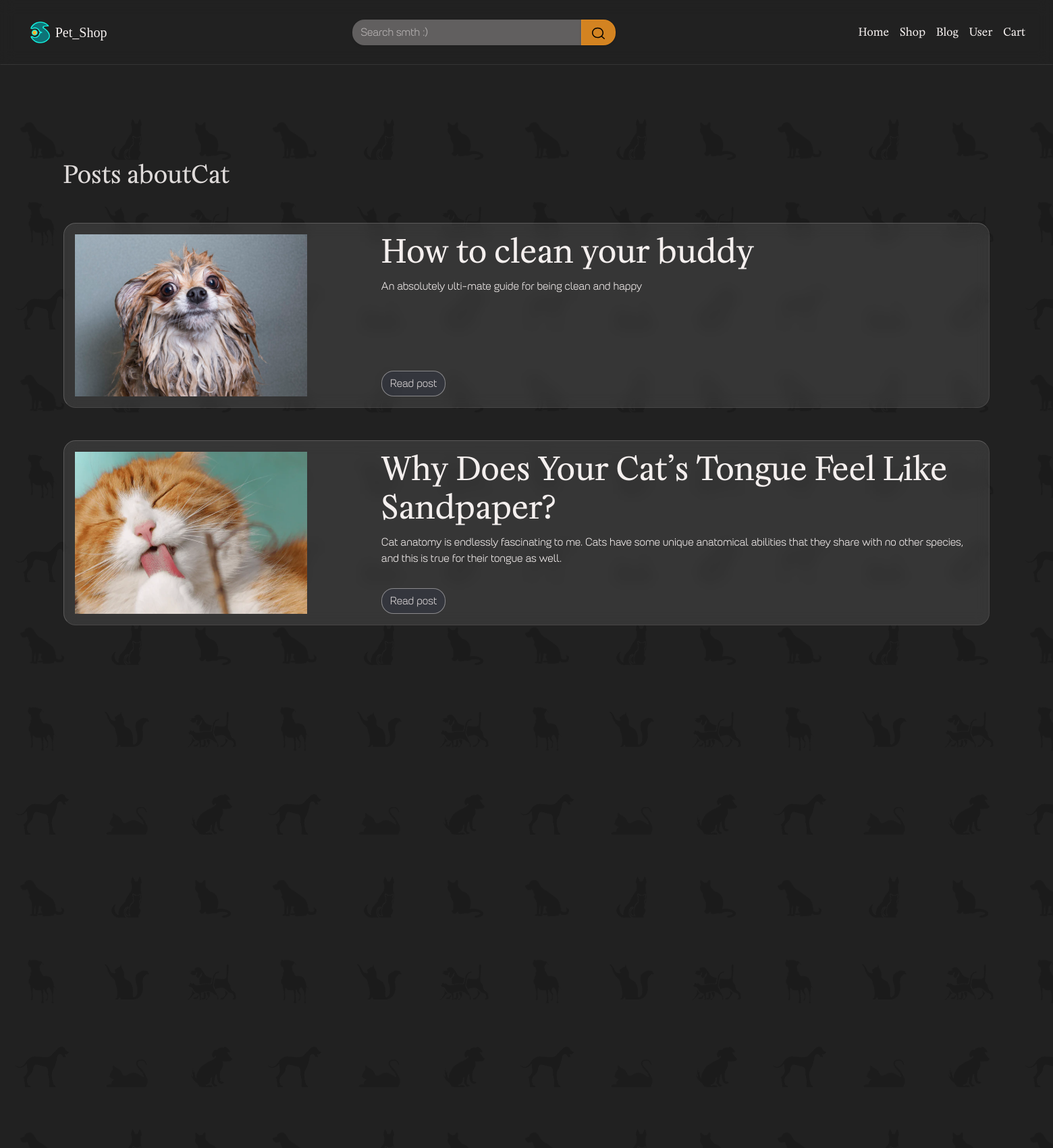
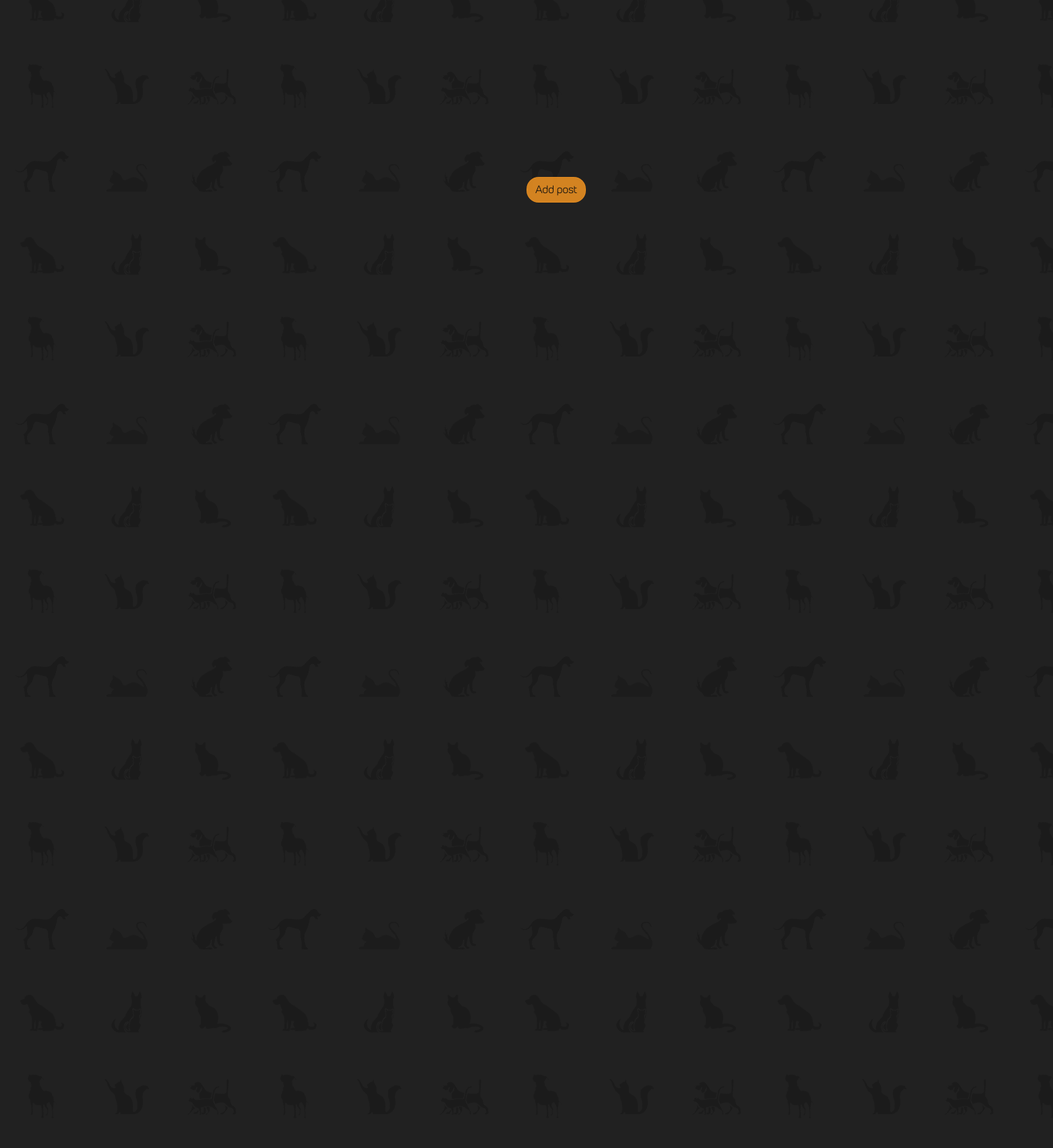
/tag/cat/ (upper part), run on the app's committed database (2 pictures, top to bottom).
### Blog/models.py (models this page shows, shortened)
class Post(models.Model):
    class Status(models.IntegerChoices):
        DRAFT = 0, 'Draft'
        PUBLISHED = 1, 'Published'
    author = models.ForeignKey(User, on_delete=models.CASCADE, related_name='author')
    title = models.CharField(max_length=50, db_index=True)
    slug = models.SlugField(max_length=75, unique=True, db_index=True, verbose_name='URL')
    main_photo = models.ImageField(upload_to='blog_photos/%Y/%m/%d',
                                   blank=True, verbose_name='Main photo')
    summary = models.TextField(max_length=255, db_index=True)
    content = models.TextField(db_index=True)
    time_create = models.DateTimeField(auto_now_add=True)
    time_updated = models.DateTimeField(auto_now=True)
    is_published = models.BooleanField(default=False)
    tags = models.ManyToManyField('PostTag', blank=True, related_name='tags')
    objects = models.Manager()
    published = PublishedManager()
    class Meta:
        ordering = ['-time_create']
        indexes = [
            models.Index(fields=['-time_create'])
        ]

### Blog/views.py (the view)
# urls.py: path('tag/<slug:tag_slug>/', views.TagView.as_view(), name='post_tags'),
class TagView(ListView):
    template_name = 'Blog/Tags.html'
    allow_empty = False
    def get_context_data(self, *, object_list=None, **kwargs):
        context = super().get_context_data(**kwargs)
        tag = get_tag(PostTag, self)
        context['title'] = 'Posts about' + tag.tag_name.title()
        return context
    def get_queryset(self):
        return get_posts_by_tag(get_published_posts(), self.kwargs['tag_slug'])

### Blog/services.py (called while the page is built)
def get_published_posts():
    return Post.objects.filter(is_published=True)

def get_tag(model, instance):
    return model.objects.get(tag_slug=instance.kwargs['tag_slug'])

def get_posts_by_tag(queryset, tag):
    return queryset.filter(tags__tag_slug=tag)

### Blog/templates/Blog/Tags.html (shortened to what this page needs)
{% extends 'base.html' %}
{% block content %}
    <div class="main_container min-vh-100 mt-5">
        <div class="main_block mt-5 mb-5">
        <h3>{{ title }}</h3>
            {% for p in object_list %}
                <div class="clearfix back-drop blog_post p-3 mt-5">
                    <div class="row">
                        <div class="col-4">
                            {% if p.main_photo %}
                                <img src="{{ p.main_photo.url }}" width="80%" style="max-height: 15rem; object-fit: cover" alt="">
                            {% endif %}
                        </div>
                        <div class="col-8 position-relative">
                            <h2>{{ p.title }}</h2>
                            <p>{{ p.summary }}</p>
                            <a class="btn position-absolute bottom-0" href="../../blog/{{ p.slug }}/">Read post</a>
                        </div>
                    </div>
                </div>
            {% endfor %}
        </div>
    </div>
{% endblock %}
{% block button %}
<a href="add_post/" class="btn btn-primary add_post_btn">Add post</a>
{% endblock %}

### static/css/skin_default.css (style rules this page uses)
body { background-color: #212121; color: rgb(244, 239, 238); }
h2 { color: rgb(244, 239, 238); }
h3 { color: rgba(244, 239, 238, 0.9); }
a { color: rgba(13, 115, 119, 1) }
.back-drop { backdrop-filter: blur(10px); }
.blog_post { background-color: rgba(244, 239, 238, 0.1); border-top-color: rgba(244, 239, 238, 0.2); border-left-color: rgba(244, 239, 238, 0.2); border-right-color: rgba(244, 239, 238, 0.1); border-bottom-color: rgba(244, 239, 238, 0.1); }
.btn { --bs-btn-color: rgba(244, 239, 238, .85); --bs-btn-bg: rgba(41, 58, 128, .1); --bs-btn-border-color: rgba(244, 239, 238, .45); --bs-btn-hover-bg: rgba(83, 126, 197, .05); --bs-btn-hover-color: #D2FFFA; --bs-btn-hover-border-color: rgba(244, 239, 238, .45); --bs-btn-active-color: rgba(244, 239, 238, .45); --bs-btn-active-bg: rgba(41, 58, 128, .2); --bs-btn-disabled-bg: none; --bs-btn-disabled-color: rgba(41, 58, 128); --bs-btn-disabled-border-color: rgba(41, 58, 128); border-radius: 1.125rem; }
.btn-primary { background-color: rgba(243, 148, 34, 0.85); --bs-btn-color: #101010; --bs-btn-bg: rgba(243, 148, 34, .85); --bs-btn-hover-bg: rgba(243, 148, 34, .75); --bs-btn-border-color: rgba(243, 148, 34, .45); --bs-btn-hover-color: #101010; --bs-btn-hover-border-color: rgba(244, 239, 238, .45); --bs-btn-active-color: #101010; --bs-btn-active-bg: rgba(243, 148, 34); --bs-btn-active-border-color: rgba(243, 148, 34, .25); --bs-btn-disabled-bg: none; --bs-btn-disabled-color: rgba(243, 148, 34, .55); --bs-btn-disabled-border-color: rgba(243, 148, 34, .55); }

### data on the page
Post: main_photo (picture), title "How to clean your buddy", summary "An absolutely ulti-mate guide for being clean and happy"
Post: main_photo (picture), title "Why Does Your Cat’s Tongue Feel Like Sandpaper?", summary "Cat anatomy is endlessly fascinating to me. Cats have some unique anatomical abilities that they share with no other species, and this is true for their tongue as well."

### other printed values
{{ title }} "Posts aboutCat"
